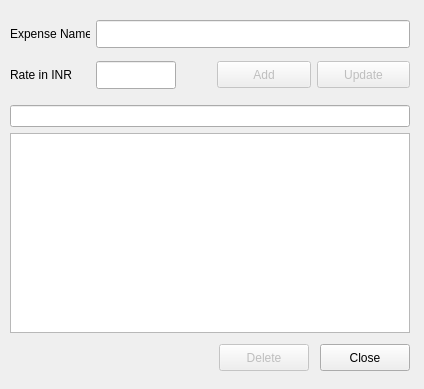
<?xml version="1.0" encoding="UTF-8"?>
<ui version="4.0">
 <class>DialogManageExpenses</class>
 <widget class="QWidget" name="DialogManageExpenses">
  <property name="geometry">
   <rect>
    <x>0</x>
    <y>0</y>
    <width>424</width>
    <height>389</height>
   </rect>
  </property>
  <property name="windowTitle">
   <string>Manage Expenses</string>
  </property>
  <widget class="QWidget" name="layoutWidget">
   <property name="geometry">
    <rect>
     <x>10</x>
     <y>20</y>
     <width>400</width>
     <height>351</height>
    </rect>
   </property>
   <layout class="QVBoxLayout" name="verticalLayout">
    <item>
     <layout class="QHBoxLayout" name="horizontalLayout_3">
      <item>
       <widget class="QLabel" name="label_name">
        <property name="minimumSize">
         <size>
          <width>80</width>
          <height>0</height>
         </size>
        </property>
        <property name="maximumSize">
         <size>
          <width>80</width>
          <height>16777215</height>
         </size>
        </property>
        <property name="text">
         <string>Expense Name</string>
        </property>
       </widget>
      </item>
      <item>
       <widget class="QLineEdit" name="text_name">
        <property name="sizePolicy">
         <sizepolicy hsizetype="Expanding" vsizetype="Fixed">
          <horstretch>0</horstretch>
          <verstretch>0</verstretch>
         </sizepolicy>
        </property>
        <property name="minimumSize">
         <size>
          <width>0</width>
          <height>28</height>
         </size>
        </property>
        <property name="maximumSize">
         <size>
          <width>16777215</width>
          <height>28</height>
         </size>
        </property>
       </widget>
      </item>
     </layout>
    </item>
    <item>
     <spacer name="verticalSpacer_3">
      <property name="orientation">
       <enum>Qt::Vertical</enum>
      </property>
      <property name="sizeType">
       <enum>QSizePolicy::Fixed</enum>
      </property>
      <property name="sizeHint" stdset="0">
       <size>
        <width>20</width>
        <height>7</height>
       </size>
      </property>
     </spacer>
    </item>
    <item>
     <layout class="QHBoxLayout" name="horizontalLayout">
      <item>
       <widget class="QLabel" name="label_rate">
        <property name="maximumSize">
         <size>
          <width>80</width>
          <height>16777215</height>
         </size>
        </property>
        <property name="text">
         <string>Rate in INR</string>
        </property>
       </widget>
      </item>
      <item>
       <widget class="QLineEdit" name="text_rate">
        <property name="sizePolicy">
         <sizepolicy hsizetype="Expanding" vsizetype="Fixed">
          <horstretch>0</horstretch>
          <verstretch>0</verstretch>
         </sizepolicy>
        </property>
        <property name="minimumSize">
         <size>
          <width>80</width>
          <height>28</height>
         </size>
        </property>
        <property name="maximumSize">
         <size>
          <width>80</width>
          <height>28</height>
         </size>
        </property>
       </widget>
      </item>
      <item>
       <spacer name="horizontalSpacer">
        <property name="orientation">
         <enum>Qt::Horizontal</enum>
        </property>
        <property name="sizeType">
         <enum>QSizePolicy::Fixed</enum>
        </property>
        <property name="sizeHint" stdset="0">
         <size>
          <width>35</width>
          <height>20</height>
         </size>
        </property>
       </spacer>
      </item>
      <item>
       <widget class="QPushButton" name="btn_add_new">
        <property name="enabled">
         <bool>false</bool>
        </property>
        <property name="minimumSize">
         <size>
          <width>0</width>
          <height>27</height>
         </size>
        </property>
        <property name="text">
         <string>Add</string>
        </property>
       </widget>
      </item>
      <item>
       <widget class="QPushButton" name="btn_update">
        <property name="enabled">
         <bool>false</bool>
        </property>
        <property name="minimumSize">
         <size>
          <width>0</width>
          <height>27</height>
         </size>
        </property>
        <property name="text">
         <string>Update</string>
        </property>
       </widget>
      </item>
     </layout>
    </item>
    <item>
     <spacer name="verticalSpacer">
      <property name="orientation">
       <enum>Qt::Vertical</enum>
      </property>
      <property name="sizeType">
       <enum>QSizePolicy::Fixed</enum>
      </property>
      <property name="sizeHint" stdset="0">
       <size>
        <width>20</width>
        <height>10</height>
       </size>
      </property>
     </spacer>
    </item>
    <item>
     <widget class="QLineEdit" name="text_filter">
      <property name="minimumSize">
       <size>
        <width>0</width>
        <height>22</height>
       </size>
      </property>
      <property name="maximumSize">
       <size>
        <width>16777215</width>
        <height>22</height>
       </size>
      </property>
     </widget>
    </item>
    <item>
     <widget class="QTableView" name="tv_filter_box"/>
    </item>
    <item>
     <spacer name="verticalSpacer_2">
      <property name="orientation">
       <enum>Qt::Vertical</enum>
      </property>
      <property name="sizeType">
       <enum>QSizePolicy::Fixed</enum>
      </property>
      <property name="sizeHint" stdset="0">
       <size>
        <width>20</width>
        <height>5</height>
       </size>
      </property>
     </spacer>
    </item>
    <item>
     <layout class="QHBoxLayout" name="horizontalLayout_2">
      <item>
       <spacer name="horizontalSpacer_2">
        <property name="orientation">
         <enum>Qt::Horizontal</enum>
        </property>
        <property name="sizeHint" stdset="0">
         <size>
          <width>40</width>
          <height>20</height>
         </size>
        </property>
       </spacer>
      </item>
      <item>
       <widget class="QPushButton" name="btn_delete">
        <property name="enabled">
         <bool>false</bool>
        </property>
        <property name="minimumSize">
         <size>
          <width>90</width>
          <height>27</height>
         </size>
        </property>
        <property name="text">
         <string>Delete</string>
        </property>
       </widget>
      </item>
      <item>
       <spacer name="horizontalSpacer_4">
        <property name="orientation">
         <enum>Qt::Horizontal</enum>
        </property>
        <property name="sizeType">
         <enum>QSizePolicy::Fixed</enum>
        </property>
        <property name="sizeHint" stdset="0">
         <size>
          <width>5</width>
          <height>20</height>
         </size>
        </property>
       </spacer>
      </item>
      <item>
       <widget class="QPushButton" name="btn_close">
        <property name="minimumSize">
         <size>
          <width>90</width>
          <height>27</height>
         </size>
        </property>
        <property name="text">
         <string>Close</string>
        </property>
       </widget>
      </item>
     </layout>
    </item>
   </layout>
  </widget>
 </widget>
 <tabstops>
  <tabstop>text_name</tabstop>
  <tabstop>text_rate</tabstop>
  <tabstop>btn_add_new</tabstop>
  <tabstop>btn_update</tabstop>
  <tabstop>text_filter</tabstop>
  <tabstop>btn_delete</tabstop>
  <tabstop>btn_close</tabstop>
  <tabstop>tv_filter_box</tabstop>
 </tabstops>
 <resources/>
 <connections/>
</ui>
